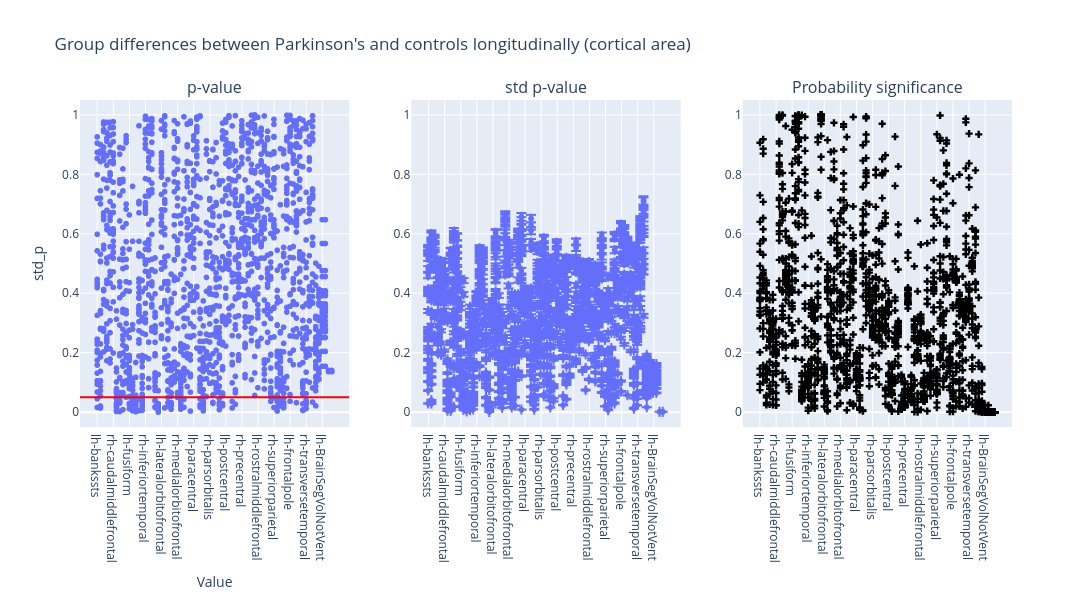

Notebook code for this chart:
### Code cell
plot_dumbbell(
    ancova_longitudinal_area,
    "Group differences between Parkinson's and controls longitudinally (cortical area)",
)

### Figure 1 — Plotly figure (JSON) as saved in the notebook; plotly's stock layout.template omitted (floating-point values rounded to 4 significant figures; data arrays with more than 128 entries replaced by an {"elided": "..."} marker saying what was removed)
{"data": [{"hovertemplate": "region=%{x}<br>p_value=%{y}<extra></extra>", "legendgroup": "", "marker": {"color": "#636efa", "symbol": "circle"}, "mode": "markers", "name": "", "showlegend": false, "type": "scattergl", "x": {"elided": "1924 str values"}, "xaxis": "x", "y": {"elided": "1924 float values"}, "yaxis": "y"}, {"error_y": {"array": {"elided": "1924 float values"}, "arrayminus": {"elided": "1924 float values"}}, "hovertemplate": "region=%{x}<br>std_p=%{y}<extra></extra>", "legendgroup": "", "marker": {"color": "#636efa", "symbol": "circle"}, "mode": "markers", "name": "", "showlegend": false, "type": "scattergl", "x": {"elided": "1924 str values"}, "xaxis": "x2", "y": {"elided": "1924 float values"}, "yaxis": "y2"}, {"marker": {"color": "black", "symbol": "cross"}, "mode": "markers", "name": "Flip probability", "showlegend": false, "type": "scatter", "x": {"elided": "1924 str values"}, "xaxis": "x3", "y": {"elided": "1924 float values"}, "yaxis": "y3"}], "layout": {"annotations": [{"font": {"size": 16}, "showarrow": false, "text": "p-value", "x": 0.1444, "xanchor": "center", "xref": "paper", "y": 1, "yanchor": "bottom", "yref": "paper"}, {"font": {"size": 16}, "showarrow": false, "text": "std p-value", "x": 0.5, "xanchor": "center", "xref": "paper", "y": 1, "yanchor": "bottom", "yref": "paper"}, {"font": {"size": 16}, "showarrow": false, "text": "Probability significance", "x": 0.8556, "xanchor": "center", "xref": "paper", "y": 1, "yanchor": "bottom", "yref": "paper"}], "height": 600, "hovermode": "closest", "shapes": [{"line": {"color": "red", "width": 2}, "type": "line", "x0": 0, "x1": 1, "xref": "x domain", "y0": 0.05, "y1": 0.05, "yref": "y"}], "title": {"text": "Group differences between Parkinson's and controls longitudinally (cortical area)"}, "width": 1400, "xaxis": {"anchor": "y", "domain": [0, 0.2889], "title": {"text": "Value"}}, "xaxis2": {"anchor": "y2", "domain": [0.3556, 0.6444]}, "xaxis3": {"anchor": "y3", "domain": [0.7111, 1]}, "yaxis": {"anchor": "x", "domain": [0, 1], "range": [-0.05, 1.05], "title": {"text": "std_p"}}, "yaxis2": {"anchor": "x2", "domain": [0, 1], "range": [-0.05, 1.05]}, "yaxis3": {"anchor": "x3", "domain": [0, 1], "range": [-0.05, 1.05]}}}
